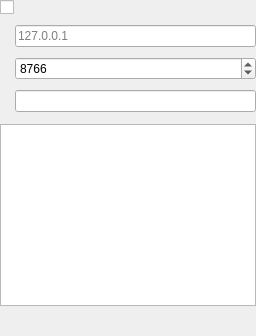
<?xml version="1.0" encoding="UTF-8"?>
<ui version="4.0">
 <class>ApiServerSettingsWidget</class>
 <widget class="QWidget" name="ApiServerSettingsWidget">
  <layout class="QVBoxLayout" name="outerLayout">
   <property name="leftMargin"><number>0</number></property><property name="topMargin"><number>0</number></property><property name="rightMargin"><number>0</number></property><property name="bottomMargin"><number>0</number></property>
   <item><widget class="QScrollArea" name="settingsScroll"><property name="widgetResizable"><bool>true</bool></property><property name="frameShape"><enum>QFrame::NoFrame</enum></property><widget class="QWidget" name="content"><layout class="QVBoxLayout" name="contentLayout"><property name="spacing"><number>12</number></property><property name="leftMargin"><number>0</number></property><property name="topMargin"><number>0</number></property><property name="rightMargin"><number>0</number></property><property name="bottomMargin"><number>0</number></property><item><layout class="QGridLayout" name="grid"><property name="horizontalSpacing"><number>8</number></property><property name="verticalSpacing"><number>10</number></property><item row="0" column="0" colspan="2"><widget class="QCheckBox" name="enableCheck"/></item><item row="1" column="0"><widget class="QLabel" name="hostLabel"/></item><item row="1" column="1"><widget class="QLineEdit" name="hostEdit"><property name="placeholderText"><string>127.0.0.1</string></property></widget></item><item row="2" column="0"><widget class="QLabel" name="portLabel"/></item><item row="2" column="1"><widget class="QSpinBox" name="portSpin"><property name="maximum"><number>65535</number></property><property name="minimum"><number>1</number></property><property name="value"><number>8766</number></property></widget></item><item row="3" column="0"><widget class="QLabel" name="keyLabel"/></item><item row="3" column="1"><widget class="QLineEdit" name="keyEdit"><property name="echoMode"><enum>QLineEdit::Password</enum></property></widget></item></layout></item><item><widget class="QTextEdit" name="apiInfoEdit"><property name="readOnly"><bool>true</bool></property><property name="acceptRichText"><bool>false</bool></property><property name="minimumHeight"><number>220</number></property></widget></item><item><spacer name="verticalSpacer"><property name="orientation"><enum>Qt::Vertical</enum></property><property name="sizeHint" stdset="0"><size><width>20</width><height>40</height></size></property></spacer></item></layout></widget></widget></item>
  </layout>
 </widget>
 <resources/><connections/>
</ui>
